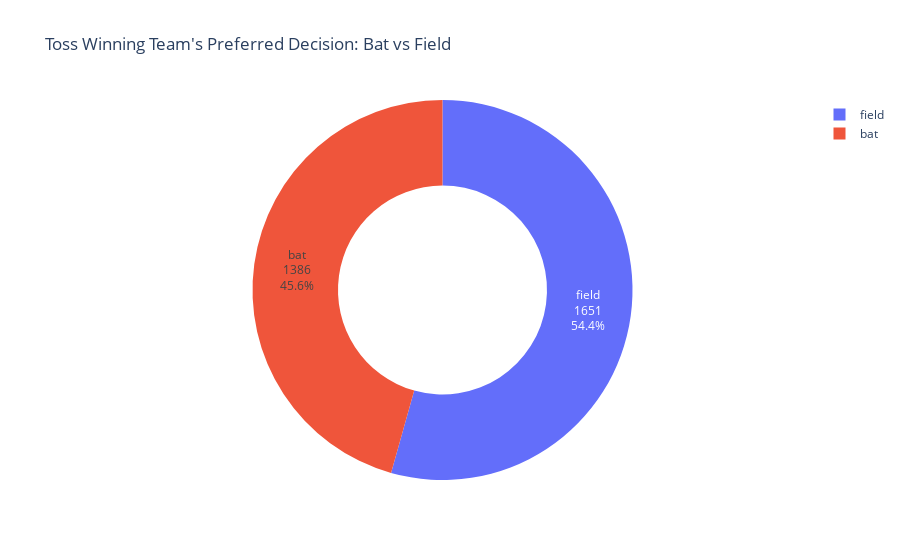

The cell this chart's notebook holds for it:
### Markdown cell above
## Impact of Toss in the match outcome

### Code cell
toss_preference = match_df['toss_decision'].value_counts()

fig = go.Figure(data=[go.Pie(
    labels=toss_preference.index,
    values=toss_preference.values,
    hole=0.55,
    textinfo='label+value+percent'
)])

fig.update_layout(
    title="Toss Winning Team's Preferred Decision: Bat vs Field",
    showlegend=True
)

fig.show()

### Figure 1 — Plotly figure (JSON) as saved in the notebook; plotly's stock layout.template omitted (floating-point values rounded to 4 significant figures)
{"data": [{"hole": 0.55, "labels": ["field", "bat"], "textinfo": "label+value+percent", "type": "pie", "values": [1651, 1386]}], "layout": {"showlegend": true, "title": {"text": "Toss Winning Team's Preferred Decision: Bat vs Field"}}}
